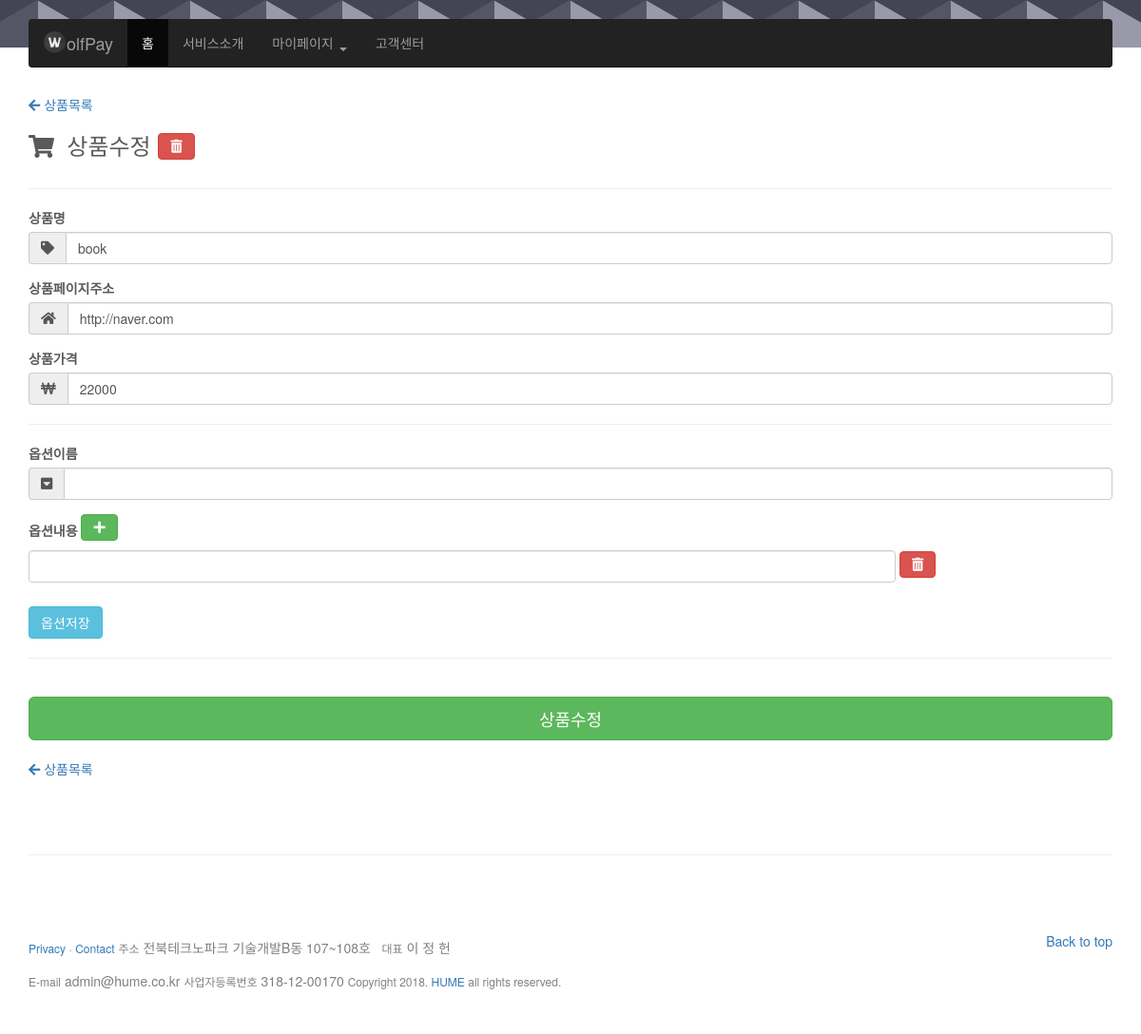
The page /wolfpay/product/update/1/ (signed in) on the database its author committed.
### wolfpay/models.py (models this page shows, shortened)
class Product(models.Model):
	sid=models.ForeignKey('Shop',on_delete=models.CASCADE)
	name=models.CharField(max_length=200)
	url=models.CharField(max_length=255)
	price=models.IntegerField(null=True)
	op=models.TextField()

### wolfpay/views.py (the view)
# urls.py: url(r'^product/update/(\d+)/$',views.update_product,name='update_product'),
def update_product(request,id):
	if request.user.is_authenticated:
		p=get_object_or_404(Product,id=id)
		if request.method=="POST":
			name=request.POST['name']
			url=request.POST['url']
			price=request.POST['price']
			op=request.POST['op']
			p.name=name
			p.url=url
			p.price=price
			p.op=op
			p.save()
			return render(request,"wolfpay/complete_product.html",{'msg':'상품수정이 완료되었습니다.','callback':'product'})
		else:
			return render(request,"wolfpay/add_product.html",{'update':True,'p':p})
	else:
		return redirect('login')

### wolfpay/templates/wolfpay/add_product.html (shortened to what this page needs)
{% extends "wolfpay/index.html" %}
{% block content %}
{% load staticfiles %}
	<link href="{% static 'wolfpay/css/add_product.css' %}" rel="stylesheet">
	<link href="https://use.fontawesome.com/releases/v5.0.6/css/all.css" rel="stylesheet">
	<a href='{% url 'product' %}'><i class="fas fa-arrow-left"></i>&nbsp;상품목록</a><br>
	<h3 class="form-signin-heading"><i class="fas fa-shopping-cart"></i>&nbsp;
		{% if update is True %}
			상품수정
		{% else %}
			상품추가
		{% endif %}
	</h3>
	{% if update is True %}
			&nbsp;<b class="btn btn-danger" data-toggle="modal" data-target="#delete-modal"><i class="fas fa-trash-alt"></i></b>
	{% endif %}
	<hr>
	<form id=add_prod_form method="POST">
		<div class="form-group">
		<label for="name" class="cols-sm-2 control-label">상품명</label>
		<div class="cols-sm-10">
				<div class="input-group">
					<span class="input-group-addon"><i class="fa fa-tag" aria-hidden="true"></i></span>
					<input type="text" class="form-control" name="name" id="name"  value="{{ p.name }}" required autofocus/>
				</div>
			</div>
		</div>
		<div class="form-group">
			<label for="name" class="cols-sm-2 control-label">상품페이지주소</label>
			<div class="cols-sm-10">
				<div class="input-group">
					<span class="input-group-addon"><i class="fas fa-home" aria-hidden="true"></i></span>
					<input type="text" class="form-control" name="url" id="url" value="{{ p.url }}" required/>
				</div>
			</div>
		</div>
		<div class="form-group">
			<label for="name" class="cols-sm-2 control-label">상품가격</label>
			<div class="cols-sm-10">
				<div class="input-group">
					<span class="input-group-addon"><i class="fas fa-won-sign"></i></span>
					<input type="text" class="form-control" name="price" id="price" value="{{ p.price }}" required/>
				</div>
			</div>
		</div>
		<hr>
		<div class="form-group">
			<label for="name" class="cols-sm-2 control-label">옵션이름</label>
			<div class="cols-sm-10">
				<div class="input-group">
					<span class="input-group-addon"><i class="fas fa-caret-square-down"></i></span>
					<input type="text" class="form-control" id="op_title"/>
				</div>
			</div>
		</div>
		<label for="name" class="cols-sm-2 control-label">옵션내용</label> <b onclick='add()' id=add class="btn btn-success"><i class="fas fa-plus"></i></b><br>
		<div id=op_container>
			<div id=op1><input id="op_content1" class="form-control op-input">&nbsp;<b onclick='del(1)' class="btn btn-danger"><i class="fas fa-trash-alt"></i></b></div>
		</div>
		<br><div id=op_save onclick="op_save()" class="btn btn-info">옵션저장</div>
		<hr>
		<br>
		<div id=save onclick='save()' class="btn btn-success btn-block btn-lg">
			{% if update is True %}
			상품수정
			{% else %}
			상품생성
			{% endif %}
		</div>
		<br>
		<a href='{% url 'product' %}'><i class="fas fa-arrow-left"></i>&nbsp;상품목록</a><br>
	</form>
{% endblock %}

### wolfpay/static/wolfpay/css/carousel.css (style rules this page uses)
body { padding-bottom: 40px; color: #5a5a5a; }

### wolfpay/static/wolfpay/css/add_product.css (style rules this page uses)
body { padding-bottom: 40px; background-color: #fff; }
span { display: inline-block; right:0px; top:0px; margin-top: 10px; }
#add { margin-bottom: 10px; }
.op-input { width: 80%; display: inline-block; }
.btn-danger { margin-bottom: 10px; }
.form-signin-heading { display: inline-block; }

### rows shown on the page
Product: name "book", url "http://naver.com", price "22000"
